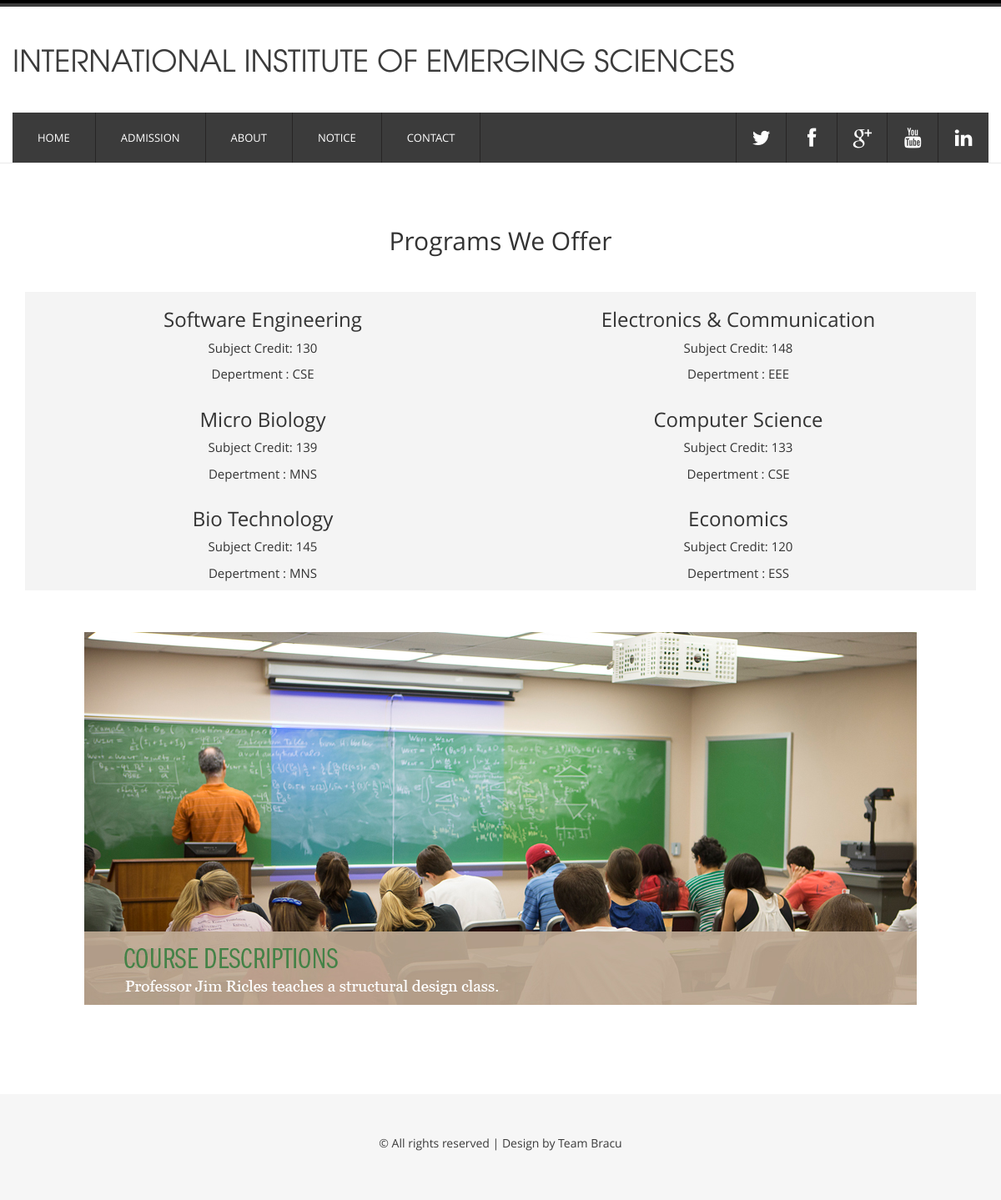
/includes/info2.php, run on the app's committed database.
### tables this page shows
CREATE TABLE `subject` (
  `sub_id` int(7) NOT NULL,
  `sub_name` varchar(50) NOT NULL,
  `sub_credit` int(4) NOT NULL,
  `dept_id` int(11) NOT NULL
);

CREATE TABLE `department` (
  `dept_id` int(5) NOT NULL,
  `dept_name` varchar(20) NOT NULL,
  `dept_loc` varchar(100) NOT NULL
);

### includes/info2.php (the view, shortened to what this page needs)
<?php
    include_once 'headerout2.php';
    include_once 'database.php';
$qry = "select * from subject join department on subject.dept_id=department.dept_id";
    $result = mysqli_query($conn,$qry);
?>
<!DOCTYPE HTML>
<html>
<head>
 <link rel="stylesheet" href="../css/info.css">
<link href="css/bootstrap.min.css" rel='stylesheet' type='text/css' />
<link href="css/bootstrap.css" rel='stylesheet' type='text/css' />
<link href="css/style.css" rel="stylesheet" type="text/css" media="all" />
   	<link rel="stylesheet" href="fonts/css/font-awesome.min.css">
</head>
<body>
<div class="main_bg">
<div class="main_btm">
	<div class="container">
		<div class="main row">
    <h2 style="text-align:center">Programs We Offer</h2><br>
				<div class="col-md-12">
				  <div class="contact-form">
				  <div class="accordion">
            <dl>
        <?php while($subject = mysqli_fetch_assoc($result)){?>
            <div class="col-sm-6" id="info">
                <h3><?php echo $subject["sub_name"]?></h3>
                <p><?php echo "Subject Credit: ".$subject["sub_credit"]?></p>
                <p><?php echo "Depertment : ".$subject["dept_name"]?></p>
            </div>
        <?php }?>
            </dl>
            </div>
        </div>
    </div>
        <div class="col-md-12" style="text-align:center; margin-top:50px">
          <div class="contact-form">
            <img src="../css/images/subject.jpg" style="max-width:100%">
        </div>
    </div>
	</div>
</div>
</div>
<?php include_once 'footer.php'; ?>
</body>
</html>

### css/style.css (style rules this page uses)
body { font-family: 'open_sansregular'; background:#ffffff; font-size: 100%; }
.main_bg { background: #ffffff; }
.main { padding: 5% 0; }
.main_btm { background: #FFFFFF; border-top: 1px solid rgb(233, 233, 233); }

### css/info.css (style rules this page uses)
#info { background: #f4f4f4; text-align: center; font-size: 15px }

### data on the page
subject: sub_name "Software Engineering", sub_credit "130", dept.dept_name "CSE"
subject: sub_name "Electronics & Communication", sub_credit "148", dept.dept_name "EEE"
subject: sub_name "Micro Biology", sub_credit "139", dept.dept_name "MNS"
subject: sub_name "Computer Science", sub_credit "133", dept.dept_name "CSE"
subject: sub_name "Bio Technology", sub_credit "145", dept.dept_name "MNS"
subject: sub_name "Economics", sub_credit "120", dept.dept_name "ESS"
